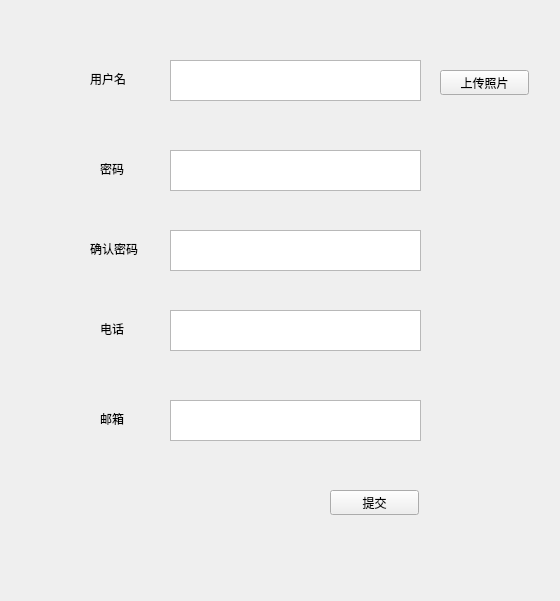
<?xml version="1.0" encoding="UTF-8"?>
<ui version="4.0">
 <class>register_window</class>
 <widget class="QWidget" name="register_window">
  <property name="geometry">
   <rect>
    <x>0</x>
    <y>0</y>
    <width>560</width>
    <height>601</height>
   </rect>
  </property>
  <property name="windowTitle">
   <string>register</string>
  </property>
  <widget class="QTextEdit" name="username_textEdit">
   <property name="geometry">
    <rect>
     <x>170</x>
     <y>60</y>
     <width>251</width>
     <height>41</height>
    </rect>
   </property>
  </widget>
  <widget class="QLabel" name="password">
   <property name="geometry">
    <rect>
     <x>100</x>
     <y>160</y>
     <width>67</width>
     <height>17</height>
    </rect>
   </property>
   <property name="text">
    <string>密码</string>
   </property>
  </widget>
  <widget class="QLabel" name="username">
   <property name="geometry">
    <rect>
     <x>90</x>
     <y>70</y>
     <width>67</width>
     <height>17</height>
    </rect>
   </property>
   <property name="text">
    <string>用户名</string>
   </property>
  </widget>
  <widget class="QTextEdit" name="password_textEdit">
   <property name="geometry">
    <rect>
     <x>170</x>
     <y>150</y>
     <width>251</width>
     <height>41</height>
    </rect>
   </property>
  </widget>
  <widget class="QTextEdit" name="confirm_password_textEdit_1">
   <property name="geometry">
    <rect>
     <x>170</x>
     <y>230</y>
     <width>251</width>
     <height>41</height>
    </rect>
   </property>
  </widget>
  <widget class="QLabel" name="confirm_password">
   <property name="geometry">
    <rect>
     <x>90</x>
     <y>240</y>
     <width>67</width>
     <height>17</height>
    </rect>
   </property>
   <property name="text">
    <string>确认密码</string>
   </property>
  </widget>
  <widget class="QLabel" name="tel">
   <property name="geometry">
    <rect>
     <x>100</x>
     <y>320</y>
     <width>67</width>
     <height>17</height>
    </rect>
   </property>
   <property name="text">
    <string>电话</string>
   </property>
  </widget>
  <widget class="QTextEdit" name="tel_textEdit">
   <property name="geometry">
    <rect>
     <x>170</x>
     <y>310</y>
     <width>251</width>
     <height>41</height>
    </rect>
   </property>
  </widget>
  <widget class="QTextEdit" name="email_textEdit_">
   <property name="geometry">
    <rect>
     <x>170</x>
     <y>400</y>
     <width>251</width>
     <height>41</height>
    </rect>
   </property>
  </widget>
  <widget class="QLabel" name="email">
   <property name="geometry">
    <rect>
     <x>100</x>
     <y>410</y>
     <width>67</width>
     <height>17</height>
    </rect>
   </property>
   <property name="text">
    <string>邮箱</string>
   </property>
  </widget>
  <widget class="QPushButton" name="load_photo">
   <property name="geometry">
    <rect>
     <x>440</x>
     <y>70</y>
     <width>89</width>
     <height>25</height>
    </rect>
   </property>
   <property name="text">
    <string>上传照片</string>
   </property>
  </widget>
  <widget class="QPushButton" name="submitButton">
   <property name="geometry">
    <rect>
     <x>330</x>
     <y>490</y>
     <width>89</width>
     <height>25</height>
    </rect>
   </property>
   <property name="text">
    <string>提交</string>
   </property>
  </widget>
 </widget>
 <resources/>
 <connections/>
</ui>
